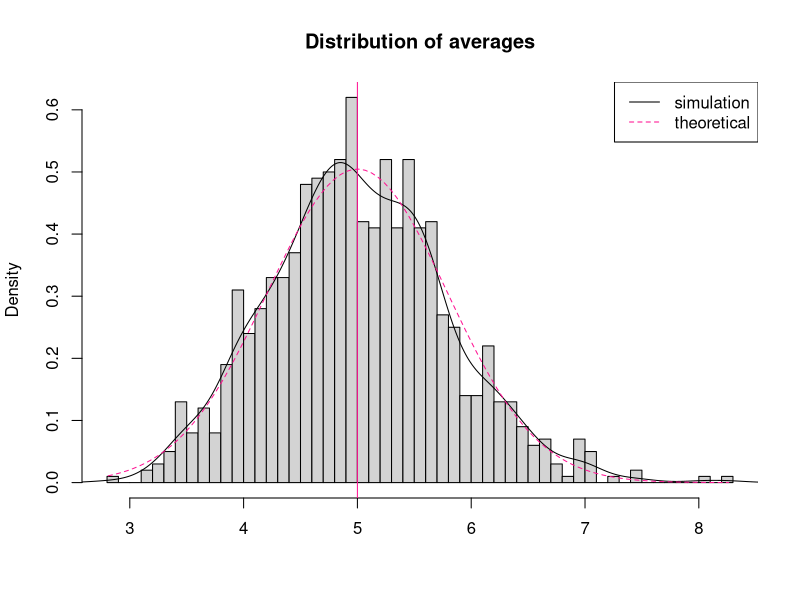
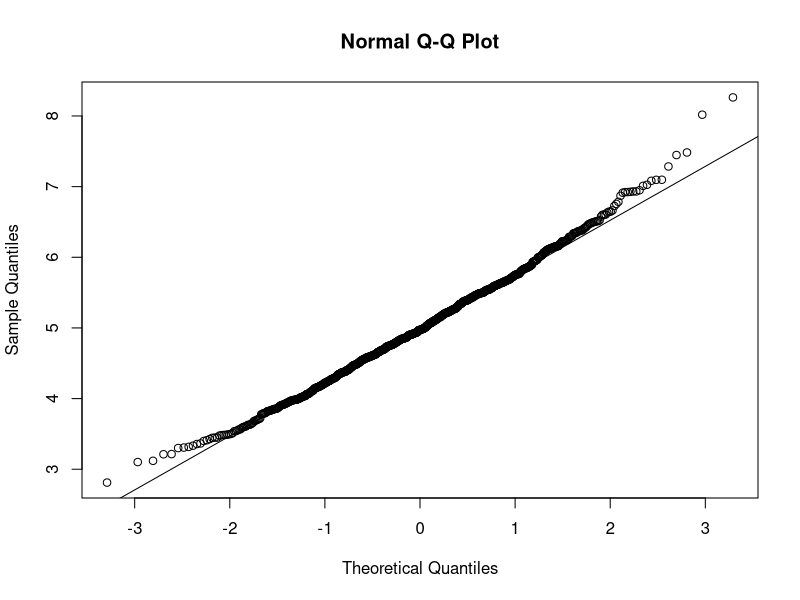
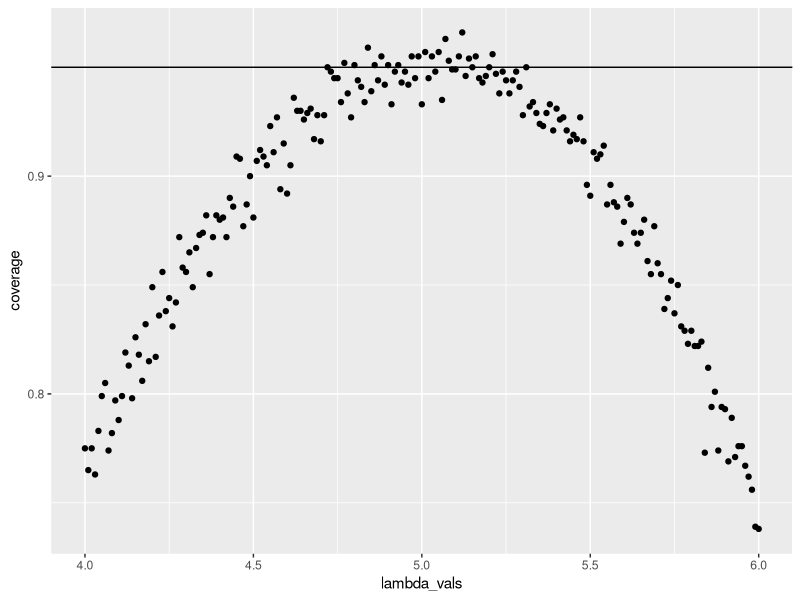

Source code (R) for these figures, in order:
## ---- chunk 1
set.seed(12)
lambda <- 0.2
nSims <- 1000
sample_size <- 40
sim <- matrix(rexp(nSims*sample_size, rate=lambda), nSims, sample_size)
row_means <- rowMeans(sim)
## ---- chunk 2
# histogram of averages
hist(row_means, breaks=50, prob=TRUE,
     main="Distribution of averages",
     xlab="")
# density of the averages
lines(density(row_means))
# theoretical center of distribution
abline(v=1/lambda, col="deeppink")
# theoretical density of the averages
xfit <- seq(min(row_means), max(row_means), length=100)
yfit <- dnorm(xfit, mean=1/lambda, sd=(1/lambda/sqrt(sample_size)))
lines(xfit, yfit, pch=22, col="deeppink", lty=2)
# legend
legend('topright', c("simulation", "theoretical"), lty=c(1,2), col=c("black", "deeppink"))
## ---- chunk 3
qqnorm(row_means); qqline(row_means)
## ---- chunk 4
lambda_vals <- seq(4, 6, by=0.01)
coverage <- sapply(lambda_vals, function(lamb) {
    mu_hats <- rowMeans(matrix(rexp(sample_size*nSims, rate=0.2),
                               nSims, sample_size))
    ll <- mu_hats - qnorm(0.975) * sqrt(1/lambda**2/sample_size)
    ul <- mu_hats + qnorm(0.975) * sqrt(1/lambda**2/sample_size)
    mean(ll < lamb & ul > lamb)
})

library(ggplot2)
qplot(lambda_vals, coverage) + geom_hline(yintercept=0.95)
